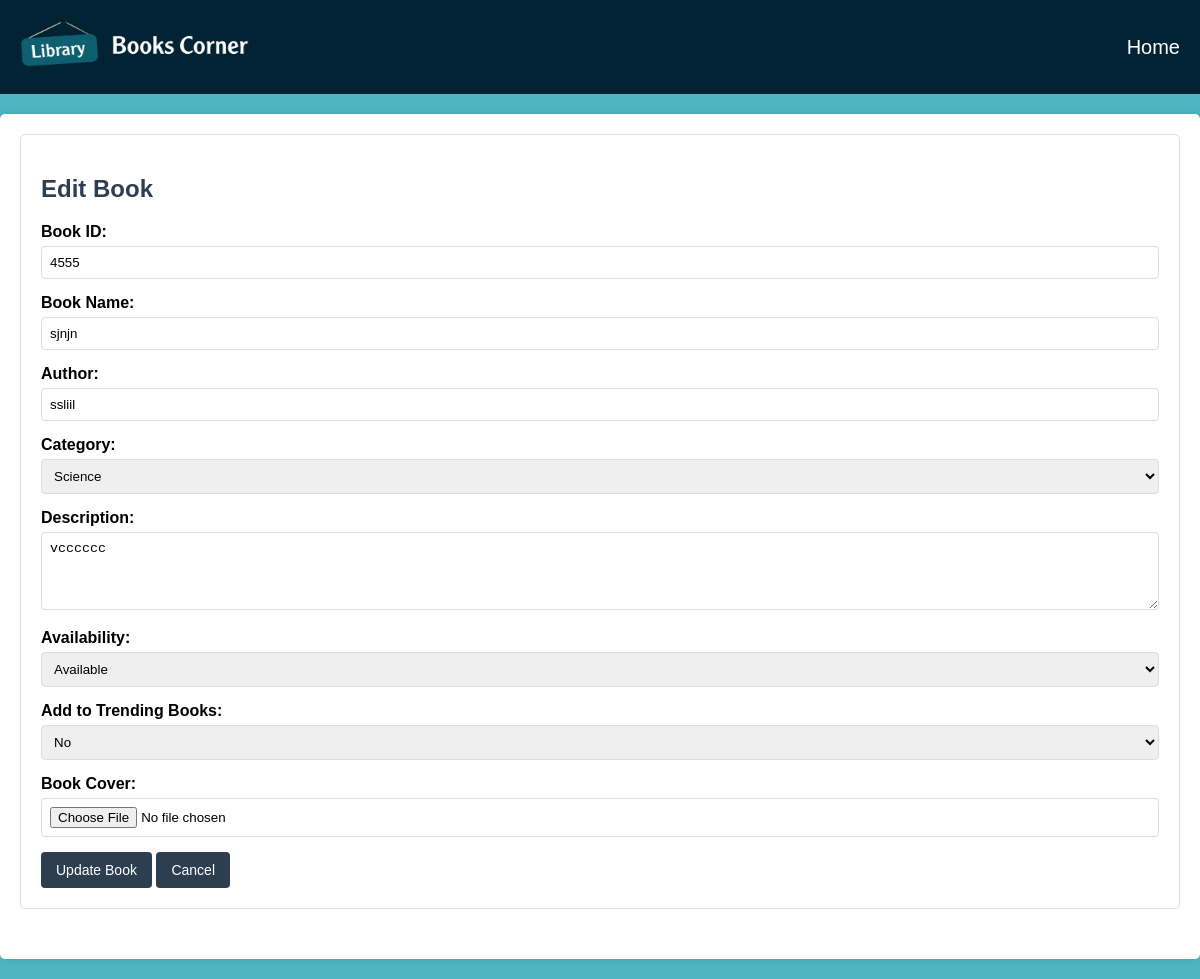
/editbooks/4555/, run on the app's committed database.
### Library/models.py (models this page shows)
class Book(models.Model):
    book_id = models.CharField(max_length=50, unique=True)
    name = models.CharField(max_length=255)
    author = models.CharField(max_length=255)
    category = models.CharField(max_length=100)
    description = models.TextField()
    availability = models.CharField(
        max_length=20,
        choices=[("Available", "Available"), ("Not Available", "Not Available")]
    )
    trending = models.CharField(
        max_length=3,
        choices=[("Yes", "Yes"), ("No", "No")],
        default="No"
    )
    cover = models.ImageField(upload_to='book_covers/')

### Library/views.py (the view, shortened to what this page needs)
# urls.py: path('editbooks/<str:book_id>/', views.edit_book, name='edit_book'),
def edit_book(request, book_id):
    book = get_object_or_404(Book, book_id=book_id)
    return render(request, 'EditBooks.html', {'book': book})

### Library/templates/EditBooks.html (shortened to what this page needs)
{% load static %}
<!DOCTYPE html>
<html lang="en">
<head>
  <link rel="stylesheet" href="{% static 'Styles/AddEditBooks.css' %}">
</head>
<body>
<nav class="navbar">
  <a href="{% url 'index' %}"><img class="image" src="{% static 'Images/logo.jpg' %}" alt="Website Logo"></a>
  <div class="Navopt">
    <a class="Navopt" id="Home" href="{% url 'admin_dashboard' %}">Home</a>
  </div>
</nav>
<div class="container">
  <div class="section" id="Edit">
    <h2>Edit Book</h2>
    <form id="edit-book-form" method="post" enctype="multipart/form-data" action="{% url 'edit_book' book_id=book.book_id %}">
      <div class="form-group">
        <label for="edit-book-id">Book ID:</label>
        <input type="text" id="edit-book-id" name="book-id" readonly value="{{ book.book_id }}">
      </div>
      <div class="form-group">
        <label for="edit-book-name">Book Name:</label>
        <input type="text" id="edit-book-name" name="book-name" required value="{{ book.name }}">
      </div>
      <div class="form-group">
        <label for="edit-author">Author:</label>
        <input type="text" id="edit-author" name="author" required value="{{ book.author }}">
      </div>
      <div class="form-group">
        <label for="edit-category">Category:</label>
        <select id="edit-category" name="category" required>
          <option value="Science" {% if book.category == "Science" %}selected{% endif %}>Science</option>
        </select>
      </div>
      <div class="form-group">
        <label for="edit-description">Description:</label>
        <textarea id="edit-description" name="description" rows="4" required>{{ book.description }}</textarea>
      </div>
      <div class="form-group">
        <label for="edit-Available">Availability:</label>
        <select id="edit-Available" name="Available" required>
          <option value="Available" {% if book.Available == "Available" %}selected{% endif %}>Available</option>
        </select>
      </div>
      <div class="form-group">
        <label for="edit-trending">Add to Trending Books:</label>
        <select id="edit-trending" name="trending" required>
          <option value="No" {% if book.trending == "No" %}selected{% endif %}>No</option>
        </select>
      </div>
      <div class="form-group">
        <label for="edit-book-cover">Book Cover:</label>
        <input type="file" id="edit-book-cover" name="book-cover" accept="image/*">
      </div>
      <button type="submit">Update Book</button>
      <a href="{% url 'admin_dashboard' %}" class="btn">Cancel</a>
    </form>
  </div>
</div>
</body>
</html>

### Library/static/Styles/AddEditBooks.css (style rules this page uses)
body { font-family: Arial, sans-serif; margin: 0; padding: 0; background: #4fb5c2; }
.navbar { background-color: #022334; padding: 15px 20px; color: white; display: flex; justify-content: space-between; align-items: center; }
.Navopt { background-color: transparent; color: white; border: none; font-size: 20px; cursor: pointer; text-decoration: none; }
.image { width:250px; height: 60px; }
.container { max-width: 1200px; margin: 20px auto; padding: 20px; background: white; border-radius: 5px; box-shadow: 0 0 10px rgba(0,0,0,0.1); }
h1, h2 { color: #2c3e50; }
.section { margin-bottom: 30px; padding: 20px; border: 1px solid #ddd; border-radius: 5px; }
.form-group { margin-bottom: 15px; }
label { display: block; margin-bottom: 5px; font-weight: bold; }
input, select, textarea { width: 100%; padding: 8px; border: 1px solid #ddd; border-radius: 4px; box-sizing: border-box; }
button, .btn { background-color: #2c3e50; color: white; padding: 10px 15px; border: none; border-radius: 4px; cursor: pointer; text-decoration: none; display: inline-block; font-size: 14px; }

### data on the page
Book: book-id "4555", book-name "sjnjn", author "ssliil", category "Science", description "vcccccc", trending "No"
